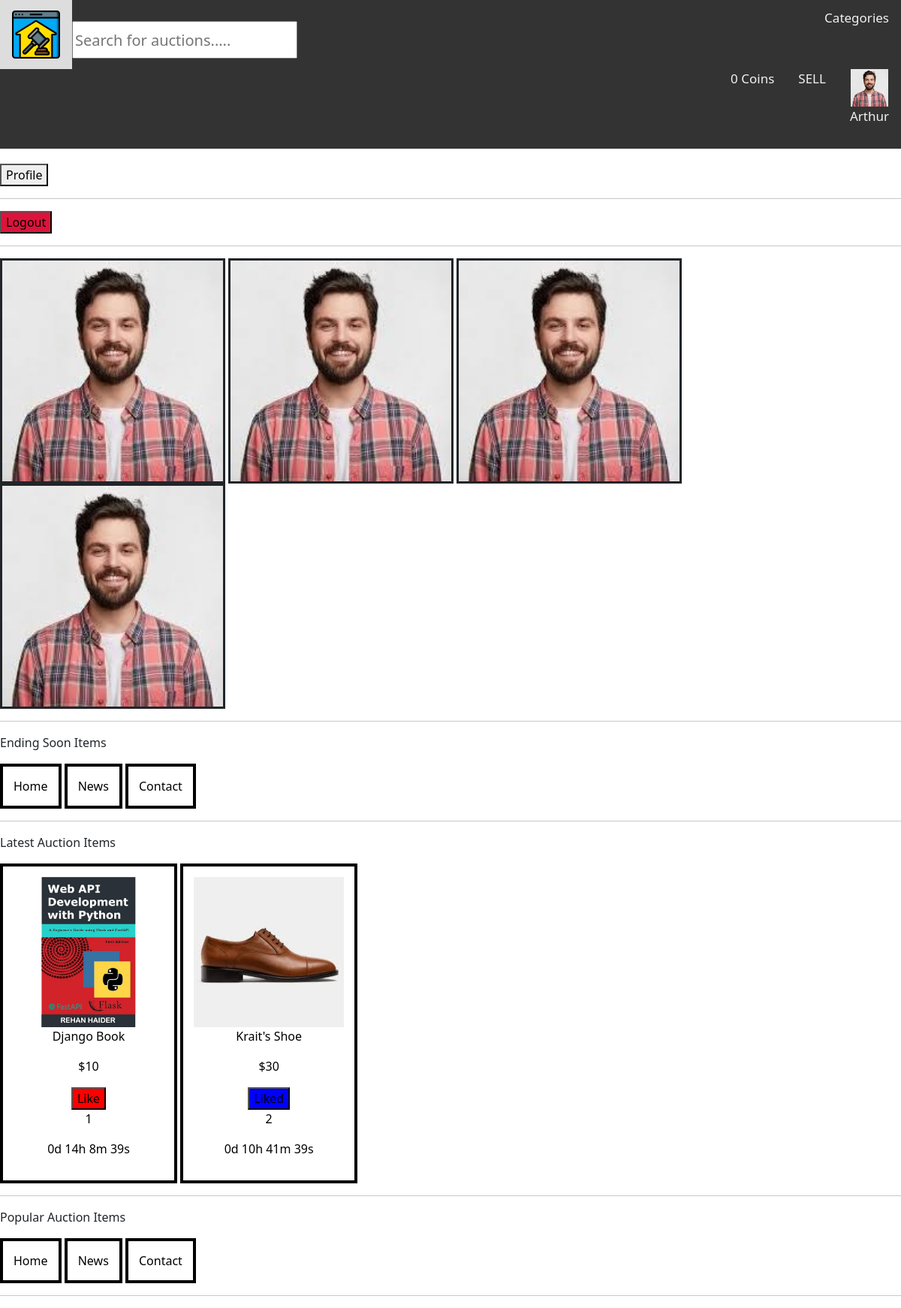
Page / (signed in) on the committed database.
### app_reg_login/models.py (models this page shows, shortened)
class User(AbstractUser):
    name = models.CharField(max_length=200, null=True)
    email = models.EmailField(unique=True, null=True)
    phone = models.CharField(max_length=20)
    address = models.CharField(max_length=500, null=True)
    nrc_no = models.CharField(max_length=150, null=True)
    registered_date = models.DateTimeField(auto_now_add=True)
    avatar = models.ImageField(null=True, default="avatar.svg")
    coin_amount = models.IntegerField(default=0)
    USERNAME_FIELD = 'email'
    REQUIRED_FIELDS = ['username']

class Item(models.Model):
    seller = models.ForeignKey(User, on_delete=models.SET_NULL, null=True)
    participants = models.ManyToManyField(User, related_name='participants', blank=True)
    liked_users = models.ManyToManyField(User, related_name='liked_users', blank=True)
    like_count = models.IntegerField(default=0)
    category = models.CharField(max_length=100, null=True)
    title = models.CharField(max_length=100, null=False)
    description = models.TextField(null=True, blank=True)
    number_of_items = models.IntegerField(default=1, null=True)
    estimated_era = models.CharField(max_length=20, null=True)
    country_of_origin = models.CharField(max_length=50, null=True)
    item_condition = models.CharField(max_length=100, null=True, blank=False)
    reverse_price = models.IntegerField(null=False)
    once_up = models.IntegerField(null=False, default=0)
    sell_price = models.IntegerField(null=True, default=0)
    post_date = models.DateTimeField(auto_now_add=True)
    due_date = models.CharField(max_length=100, null=True)
    winner = models.CharField(max_length=50, null=True)
    class Meta:
        ordering = ['-post_date']

### app_reg_login/views.py (the view, shortened to what this page needs)
# urls.py: path('', MyView.as_view(), name='home'),
class MyView(View):
    def get(self, request):
        latest_items = Item.objects.all()
        all_images = ImageTable.objects.all()
        for item in latest_items:
            print("\nid:", item.id)
            print('Due Date:', item.due_date)
            now = datetime.now()
            if item.due_date != "expired":
                due_date = datetime.strptime(item.due_date, "%Y-%m-%dT%H:%M")
                final_date = due_date-now-timedelta(hours=6, minutes=30)
                print("Type", type(final_date))
                if final_date < timedelta(minutes=1):
                    item.due_date = "expired"
                    item.save()
        for image in all_images:
            if image.item.seller is None:
                image.delete()
        related_dict = create_related_dict(latest_items, all_images)
        context = {'latest_items': latest_items, "all_images": all_images, "related_dict": related_dict, "rUser": request.user}
        return render(request, 'app_reg_login/home.html', context)

### app_reg_login/views.py (called while the page is built)
def create_related_dict(item_list, image_list):
    related_dict: dict = {}
    for item in item_list:
        for image in image_list:
            if image.item == item:
                image_dict = {item: image.image_url}
                related_dict.update(image_dict)
                break
    return related_dict

### app_reg_login/templates/app_reg_login/home.html (shortened to what this page needs)
{% extends 'base.html' %}
{% load static %}
{% block content %}
    {% if request.user.is_authenticated %}
        <a href="{% url 'profile' request.user.id %}"><button style="margin-top: 10px" >Profile</button></a>
        <hr>
        <form method="POST" >
            <input type="submit" value="Logout" style="background-color: crimson">
        </form>
    {% else %}
        <a href="{% url 'register' %}"><button>Signup</button></a>
        <a href="{% url 'login' %}"><button>Login</button></a>
    {% endif %}
    <hr>
    <img width="300px" height="300px" src="{{ request.user.avatar.url }}" style="border:solid"/>
    <img width="300px" height="300px" src="{{ request.user.avatar.url }}" style="border:solid"/>
    <img width="300px" height="300px" src="{{ request.user.avatar.url }}" style="border:solid"/>
    <img width="300px" height="300px" src="{{ request.user.avatar.url }}" style="border:solid"/>
    <hr>
    <p>Ending Soon Items</p>
    <div class="scrollmenu">
        <a href="#home">Home</a>
        <a href="#news">News</a>
        <a href="#contact">Contact</a>
    </div>
    <hr>
    <p>Latest Auction Items</p>
    <div class="scrollmenu">
        {% for item, image in related_dict.items %}
            {% if item.due_date != "expired" %}
                <a href="{% url 'item_detail' item.id %}">
                    <img src="{{ image.url }}" style="width: 200px; height: 200px">
                    <p>{{ item.title }}</p>
                    <p>${{ item.reverse_price }}</p>
                    <form method="POST" action="{% url 'like_item' item.id 'home' %}">
                        {% if user in item.liked_users.all %}
                            <button style="background-color:blue">Liked</button>
                        {% else %}
                            <button style="background-color:red">Like</button>
                        {% endif %}
                    </form>
                    <p>{{ item.like_count }}</p>
                        <p id="{{ request.user }} {{ item.id }}"></p>
                </a>
            {% endif %}
        {% endfor %}
    </div>
    <hr>
    <p>Popular Auction Items</p>
    <div class="scrollmenu">
        <a href="#home">Home</a>
        <a href="#news">News</a>
        <a href="#contact">Contact</a>
    </div>
    <hr>
{% endblock %}

### templates/navbar.html (shortened to what this page needs)
{% load static %}
    <head>
        <div class="topnav">
            <a id='home_logo' href="{% url 'home' %}">
                <img src="{% static 'images/auction_logo1.png' %}"/>
            </a>
            <h3><a href="categories.html" >Categories</a></h3>
            <form action="{% url 'search_item' %}">
                <input name='sItem' style="height: 50px; width: 300px; font-size: 20px; margin-top: 20px" placeholder="Search for auctions..... ">
            </form>
            {% if request.user.is_authenticated %}
                <a href="{% url 'profile' request.user.id %}">
                    <img width="50px" height="50px" src="{{ request.user.avatar.url }}"/>
                    <p>{{ request.user.name }}</p>
                </a>
                <a href="{% url 'sell' %}">
                    <p>SELL</p>
                </a>
                <a href="{% url 'buying_coin' %}">
                    <p>{{ request.user.coin_amount }} Coins</p>
                </a>
            {% else %}
                <a href="{% url 'login' %}">
                    <img src="{% static 'images/avatar.svg' %}"/>
                    <p>login</p>
                </a>
            {% endif %}
        </div>
    </head>

### templates/navbar.html (style rules this page uses)
.topnav { background-color: #333; overflow: hidden; margin-bottom: 10px; }
#home_logo { float: left; }
.topnav a { float: right; color: #f2f2f2; text-align: center; padding: 14px 16px; text-decoration: none; font-size: 17px; align-self: center; }

### app_reg_login/templates/app_reg_login/home.html (style rules this page uses)
div.scrollmenu { overflow: auto; white-space: nowrap; }
div.scrollmenu a { display: inline-block; color: black; border-color: green; border: solid 4px; text-align: center; padding: 14px; text-decoration: none; }

### rows in the picture
User: user.avatar (picture), user.name "Arthur", user.coin_amount "0"
Item: shows a picture, title "Django Book", reverse_price "10", shows "Like", like_count "1"
Item: shows a picture, title "Krait's Shoe", reverse_price "30", shows "Liked", like_count "2"
